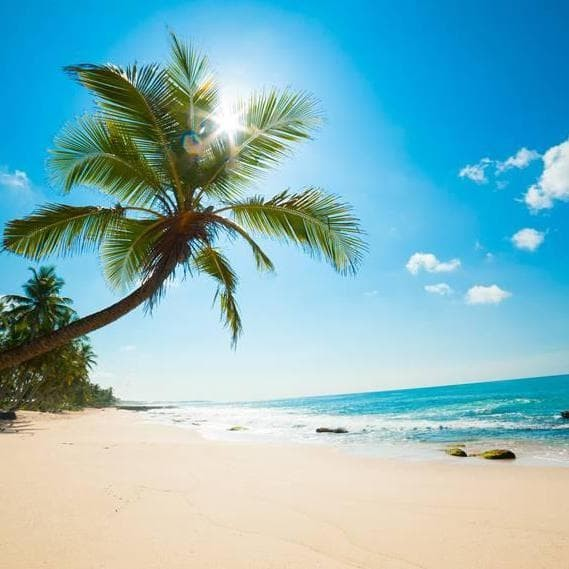
#> input picture pantai.jpg, 569 x 569 px
$ python 'Cropping Image, Citra Negative.py'
#> lines starting #> are read from the running program, lines starting #| are printed output that depends on the picture
import matplotlib.pyplot as plt
import cv2 as cv
import numpy as np

img = cv.imread("pantai.jpg")
#> img is the input picture: shape (569, 569, 3); mean B, G, R 190.9, 182.7, 132.2
img2 = cv.imread("pantai.jpg")

riramCropped = img[100:100+200, 100:100+200]
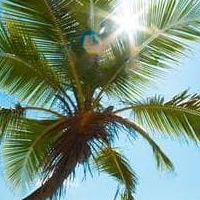
#> riramCropped: shape (200, 200, 3); mean B, G, R 122.4, 143, 120.4
uinCropped = img2[100:100+200, 100:100+200]

print('Riram Ori Shape : ' ,img.shape)
#| Riram Ori Shape :  (569, 569, 3)
print('Riram Crop Shape : ' ,img.shape)
#| Riram Crop Shape :  (569, 569, 3)

print('Uin Ori Shape : ' ,img2.shape)
#| Uin Ori Shape :  (569, 569, 3)
print('Uin Crop Shape : ' ,img2.shape)
#| Uin Crop Shape :  (569, 569, 3)

fig, axes = plt.subplots(2, 2, figsize=(5, 5))
ax = axes.ravel()

ax[0].imshow(img)
ax[0].set_title("Citra Input 1")
ax[1].imshow(img2, cmap='gray')
ax[1].set_title('Citra Input 2')
ax[2].imshow(riramCropped)
ax[2].set_title("Citra Output 1")
ax[3].imshow(uinCropped, cmap='gray')
ax[3].set_title('Citra Output 2')
fig.tight_layout()
plt.show()
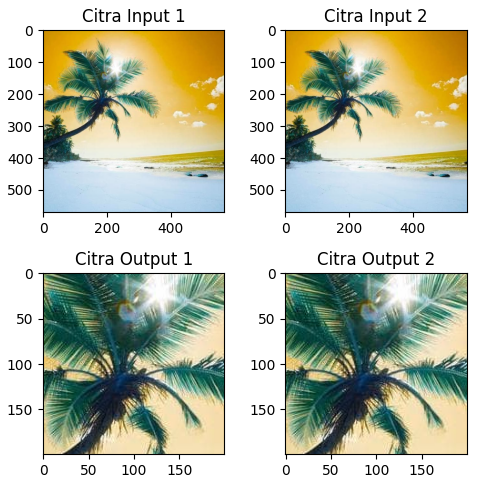
#> figure drawn by matplotlib, 4 panels; B, G, R data is drawn as R, G, B

inv = 255 - uinCropped
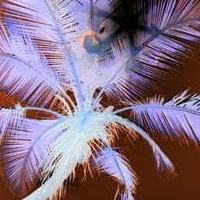
#> inv: shape (200, 200, 3); mean B, G, R 132.6, 112, 134.6
print('Shape Input : ', riramCropped.shape)
#| Shape Input :  (200, 200, 3)
print('Shape Output : ',inv.shape)
#| Shape Output :  (200, 200, 3)

fig, axes = plt.subplots(2, 2, figsize=(5, 5))
ax = axes.ravel()

ax[0].imshow(riramCropped)
ax[0].set_title("Citra Input")
ax[1].hist(riramCropped.ravel(), bins=256)
ax[1].set_title('Histogram Input')
ax[2].imshow(inv)
ax[2].set_title('Citra Output (Inverted Image)')
ax[3].hist(inv.ravel(), bins=256)
ax[3].set_title('Histogram Output')
fig.tight_layout()#untuk menyesuaikan parameter subplot secara otomatis sehingga subplot sesuai dengan area gambar
plt.show()#menampilkan semua plot
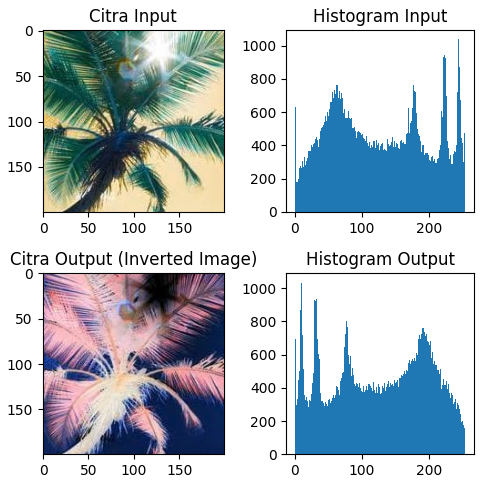
#> figure drawn by matplotlib, 4 panels; B, G, R data is drawn as R, G, B; panel 2: tallest bar 1040 high, from x = 244 to 245; panel 4: tallest bar 1040 high, from x = 9.96 to 10.96

copyuin = uinCropped.copy().astype(float)

shape = copyuin.shape
#> shape = (200, 200, 3)
output1 = np.empty(shape)

for baris in range(0, shape[0] - 1):
    for kolom in range(0, shape[1] - 1):
        a1 = baris
        b1 = kolom
        output1[a1, b1] = copyuin[baris, kolom] / 192
#> output1: shape (200, 200, 3) float64; 0.04% of the values are NaN or infinite; the others: min -1.74e+308, max 2.6e+303, mean -inf

fig, axes = plt.subplots(2, 2, figsize=(12, 12))
ax = axes.ravel()

ax[0].imshow(uinCropped, cmap='gray')
ax[0].set_title("Citra Input")
ax[1].hist(uinCropped.ravel(), bins=256)
ax[1].set_title('Histogram Input')
ax[2].imshow(output1, cmap='gray')
ax[2].set_title('Citra Output (Brightnes)')
ax[3].hist(output1.ravel(), bins=192)
ax[3].set_title('Histogram Input')
print(output1.shape)
#| (200, 200, 3)
plt.show()
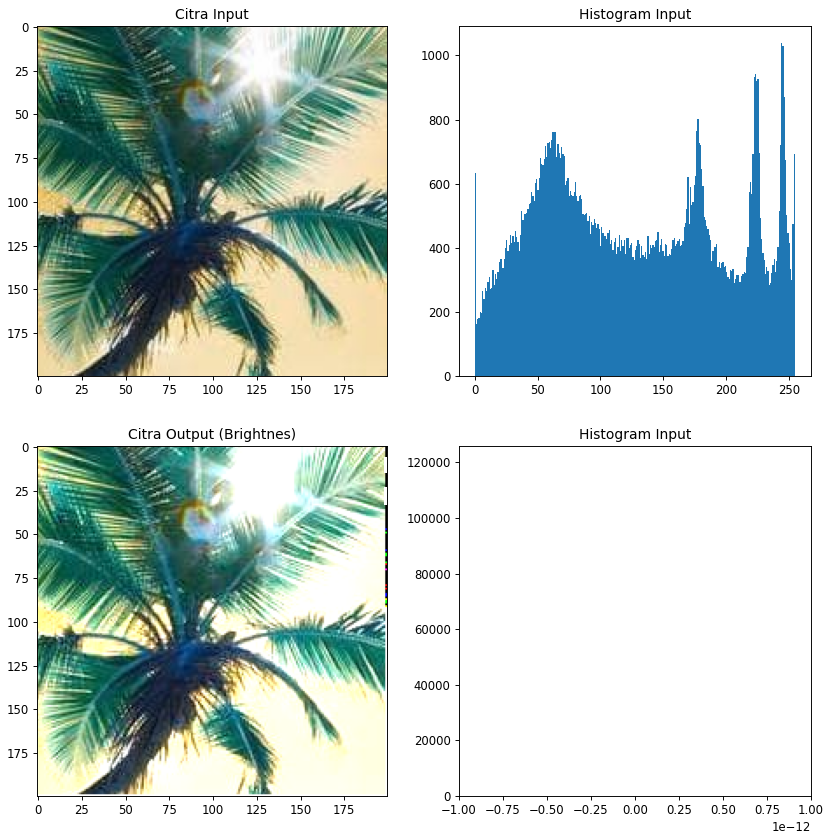
#> figure drawn by matplotlib, 4 panels; B, G, R data is drawn as R, G, B; panel 2: tallest bar 1040 high, from x = 244 to 245; panel 4: tallest bar 119923 high, from x = -9.02e+305 to 2.6e+303
